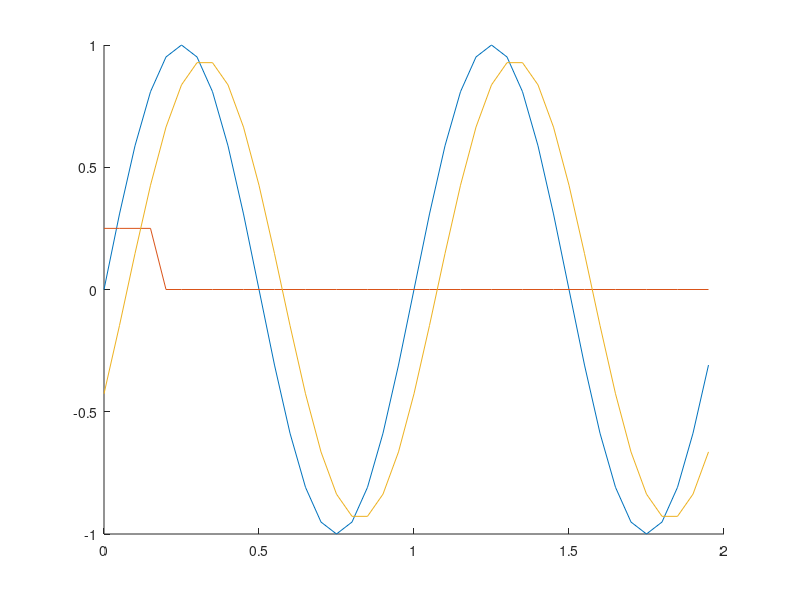

MATLAB code for this plot: (Note: this script raises an error after producing the figure.)
clf;

% -- Données inittiales

f  = 1;      % La fréquence du signal
Fe = 20;     % La fréquence d'échantillonage
a  = 1/Fe;   % Le pas d'échantillonage

% -- Génération du signal échantilloné

N = 40;
s = zeros(1, N);
for i = 1:N
    s(1, i) = sin((i-1) * a * 2 * pi);
end

% -- Génération du filtre

d = zeros(1, N);
for i = 1:4
    d(1,i) = 1/4;
end

% -- Aperçu du signal et du filtre

hold on
domain = 0:a:(2-a);
plot(domain, s, 'DisplayName','le signal');
plot(domain, d, 'DisplayName','le filtre');

%{
clf;
hold on;
plot(abs(fft(s)));
plot(abs(fft(d)));
return;
%}

% -- Calcul du signal filtré

g = ifft(fft(d) .* fft(s));
plot(domain, g, 'DisplayName','le signal filtré');


% -- Reconstitution du signal

s1 = ifft(fft(g) .* invert(fft(d), 1.0e-10));
plot(domain, s1, 'ob', 'DisplayName','le signal reconstitué');
xlabel('temps (t)')
legend()

% -- Fonction d'inversion

function [invD] = invert(d, eps)
    assert(eps > 0);
    n = size(d, 2);
    invD = zeros(1, n);
    for k = 1:n
        if abs(d(1, k)) > eps
            invD(1, k) = 1 / d(1, k);
        else 
            invD(1, k) = 1 / eps;
        end
    end
end
